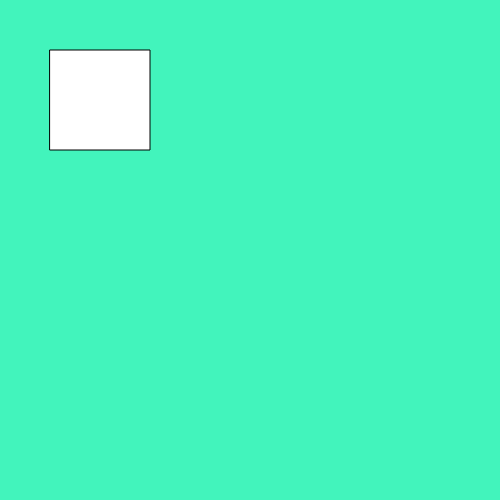
Frame 1 (no input)
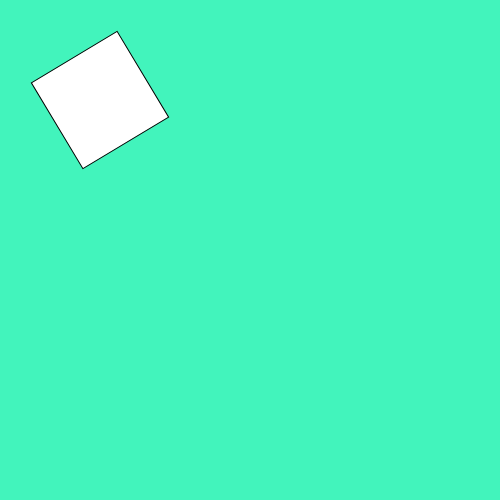
Frame 60 (no input)
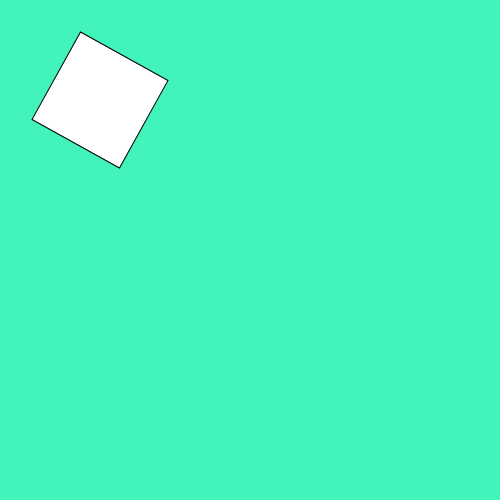
Frame 120 (the mouse pressed at the canvas centre since frame 60)

The p5.js sketch that drew these frames (run headless with seeded random() and noise() and a simulated clock; from frame 60 on, the mouse is pressed at the canvas centre):

// p5.js sketch
// ── sketch.js
var angle = 0;
function setup() {
  createCanvas(500, 500);
  angleMode(DEGREES);
  rectMode(CENTER);
}


function draw() {
  background(66, 244, 188);
  translate(100, 100);
  rotate(angle);
  rect (0, 0, 100, 100);
  angle = angle + 1;
}
